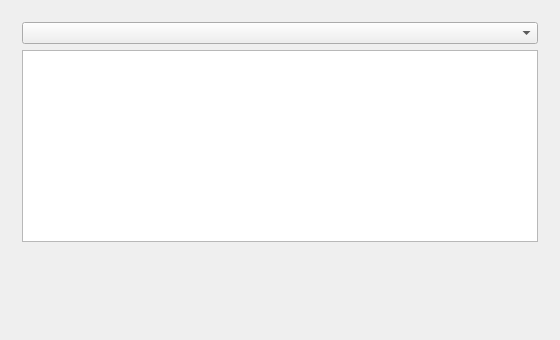
<?xml version="1.0" encoding="UTF-8"?>
<ui version="4.0"><class>Dialog</class><widget class="QDialog" name="Dialog"><property name="geometry"><rect><x>0</x><y>0</y><width>560</width><height>340</height></rect></property><property name="windowTitle"><string>#106 lists/191_list_wide</string></property><layout class="QVBoxLayout" name="verticalLayout"><property name="leftMargin"><number>11</number></property><property name="topMargin"><number>11</number></property><property name="rightMargin"><number>11</number></property><property name="bottomMargin"><number>11</number></property><property name="spacing"><number>6</number></property><item><layout class="QGridLayout" name="g"><property name="leftMargin"><number>11</number></property><property name="topMargin"><number>11</number></property><property name="rightMargin"><number>11</number></property><property name="bottomMargin"><number>11</number></property><property name="spacing"><number>6</number></property><item row="0" column="0" colspan="2"><widget class="QComboBox" name="c1"></widget></item><item row="1" column="0" colspan="2"><widget class="QListWidget" name="list"></widget></item></layout></item><item><spacer name="verticalSpacer"><property name="orientation"><enum>Qt::Orientation::Vertical</enum></property><property name="sizeHint" stdset="0"><size><width>40</width><height>20</height></size></property></spacer></item></layout></widget></ui>
